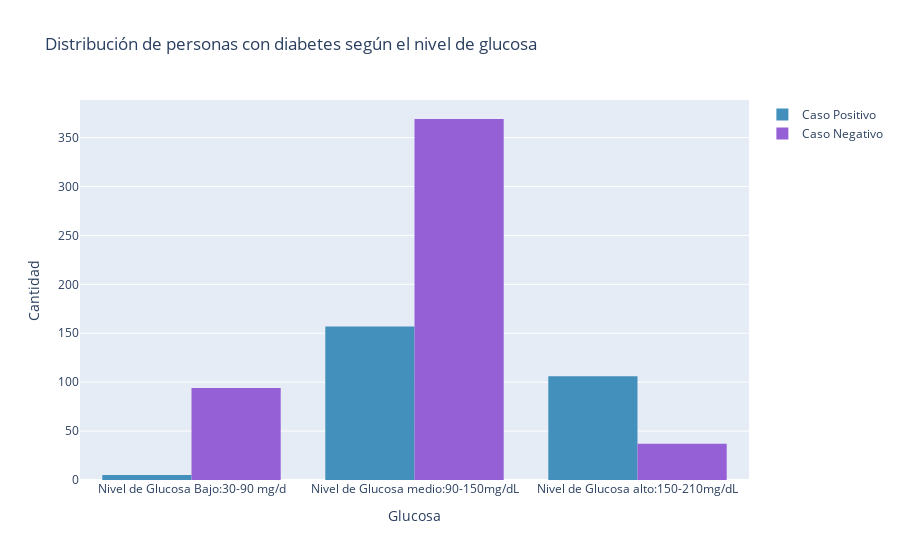

This figure's notebook cell:
### Markdown cell above
Al examinar el número de embarazos, se observa que la proporción de casos positivos de diabetes es baja en aquellos con un bajo número de embarazos. Sin embargo, a partir de tres embarazos, la distribución comienza a ser más equitativa, y en la mayoría de los casos con más de siete hijos, la proporción de casos positivos es mayor.

### Code cell
fig = go.Figure()
for label in df['Outcome'].unique():
    if label == 0:
        name = 'Caso Negativo'
        color = '#9560d6'
    else:
        name = 'Caso Positivo'
        color = '#4490bd'


    fig.add_trace(go.Histogram(x=df[df['Outcome'] == label]['Glucose'],
                                xbins=dict(start=30, end=200, size=60),
                                name=name , marker=dict(color=color)))

fig.update_layout(title='Distribución de personas con diabetes según el nivel de glucosa',
                  xaxis_title='Glucosa',
                  yaxis_title='Cantidad',
                  xaxis=dict(ticktext=['Nivel de Glucosa Bajo:30-90 mg/d', 'Nivel de Glucosa medio:90-150mg/dL', 'Nivel de Glucosa alto:150-210mg/dL'],
                             tickvals=[60, 120, 180])
                  )

fig.show()

### Figure 1 — Plotly figure (JSON) as saved in the notebook; plotly's stock layout.template omitted (floating-point values rounded to 4 significant figures; data arrays with more than 128 entries replaced by an {"elided": "..."} marker saying what was removed)
{"data": [{"marker": {"color": "#4490bd"}, "name": "Caso Positivo", "type": "histogram", "x": {"elided": "268 int values"}, "xbins": {"end": 200, "size": 60, "start": 30}}, {"marker": {"color": "#9560d6"}, "name": "Caso Negativo", "type": "histogram", "x": {"elided": "500 int values"}, "xbins": {"end": 200, "size": 60, "start": 30}}], "layout": {"title": {"text": "Distribución de personas con diabetes según el nivel de glucosa"}, "xaxis": {"ticktext": ["Nivel de Glucosa Bajo:30-90 mg/d", "Nivel de Glucosa medio:90-150mg/dL", "Nivel de Glucosa alto:150-210mg/dL"], "tickvals": [60, 120, 180], "title": {"text": "Glucosa"}}, "yaxis": {"title": {"text": "Cantidad"}}}}
